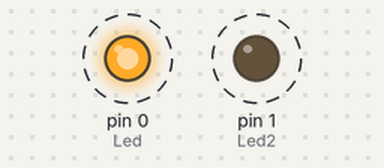
The sketch below on a simulated Arduino Uno, built with avr-gcc and run on an emulated ATmega328P. On the bench: output pins drawn as LEDs (lit = HIGH). Dashed ring = blinking.

Above: at 0.05 s.
Timing chart, 0 to 3.0 s (numbered marks = the images above):
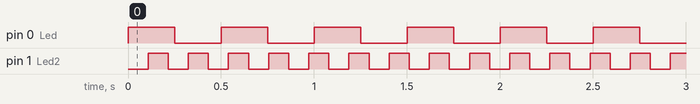

Measured:
- by itself, pin 0 (Led): alternates HIGH for 0.25 s and LOW for 0.25 s
- by itself, pin 1 (Led2): alternates HIGH for 0.11 s and LOW for 0.11 s

The sketch:

Arduino_Code.ino
```cpp
//In this code, the first LED (red on 0) is blinking at the frequency of 2HZ and the second LED (green on 1) is blinking at the frequency of 5HZ
// We set up a timer2 to measure time and to generate interrupts at specific time intervals

const byte Led = 0; // Red LED
const byte Led2 = 1; // Green LED
#define LedToggle digitalWrite (Led, !digitalRead(Led))
#define Led2Toggle digitalWrite (Led2, !digitalRead(Led2))

void setup () {
pinMode (Led, OUTPUT);// set digital pin number 0 on the Arduino board to output mode
pinMode (Led2, OUTPUT);// set digital pin number 1 on the Arduino board to output mode
cli(); // Disable global interrupt
bitClear (TCCR2A, WGM20); // WGM20 = 0
bitClear (TCCR2A, WGM21); // WGM21 = 0
TCCR2B = 0b00000110; //Set the prescaler to 256, which means that Timer2 will increment every 16 microseconds,
TIMSK2 = 0b00000001; // Enable Timer2 overflow interrupts
sei(); // Enagle global interrupt
}

byte counter = 0; // the counter variable

// Routine d'interruption
ISR(TIMER2_OVF_vect) {//toggles the state of the second LED every 25 overflows of Timer2, this means that the green LED toggles on and off every 25 x 4 = 100 milliseconds
TCNT2 = 256 - 250; // 250 x 16 µS = 4 ms
if (counter++ > 25) { // 25 * 4 ms = 100 ms (Half period)
counter = 0;
Led2Toggle;
}
}

void loop () {
LedToggle;
delay (250); // Half period of the second LED
}
```
